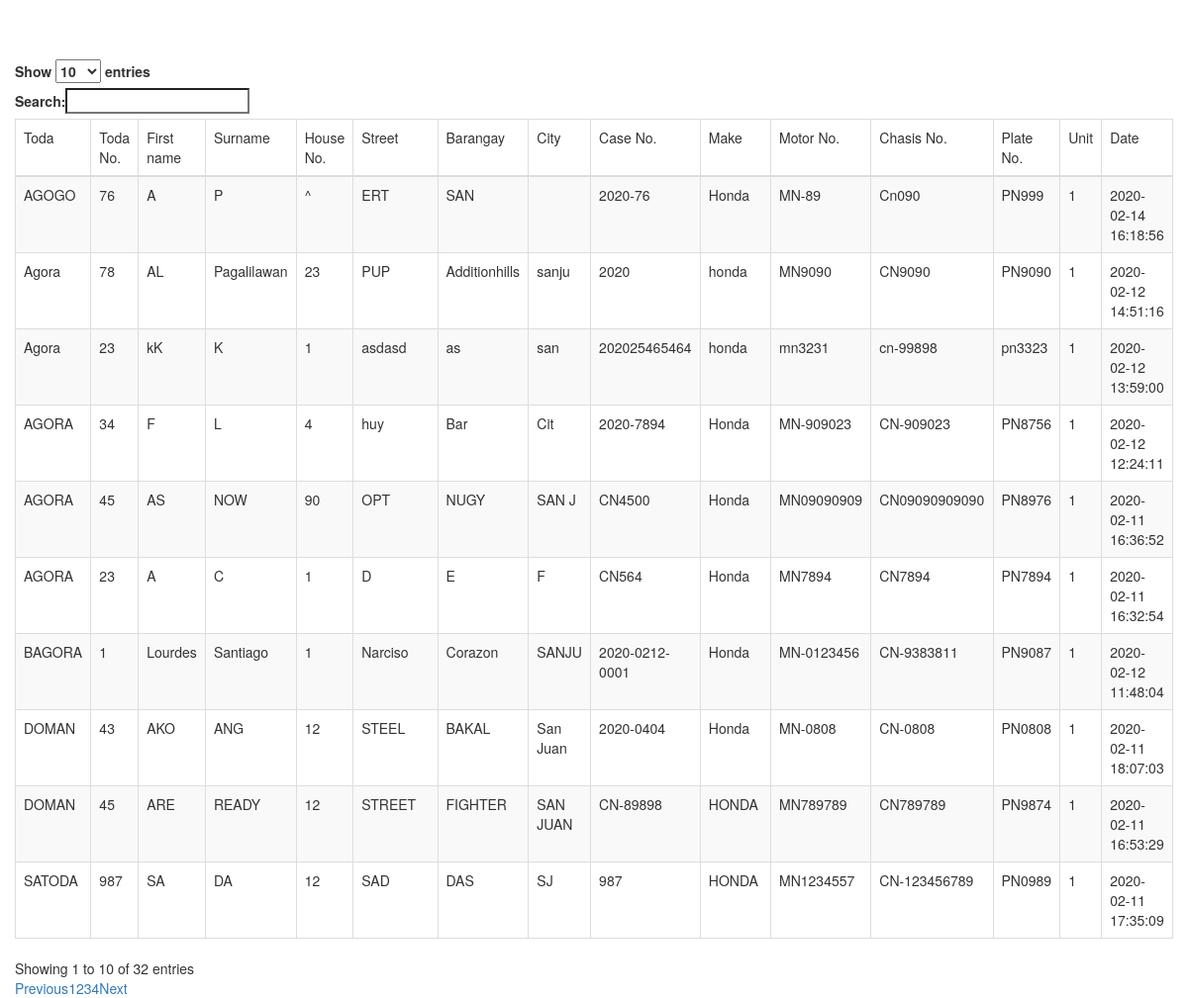
Before: /atty/t_operator.php with the older database file.
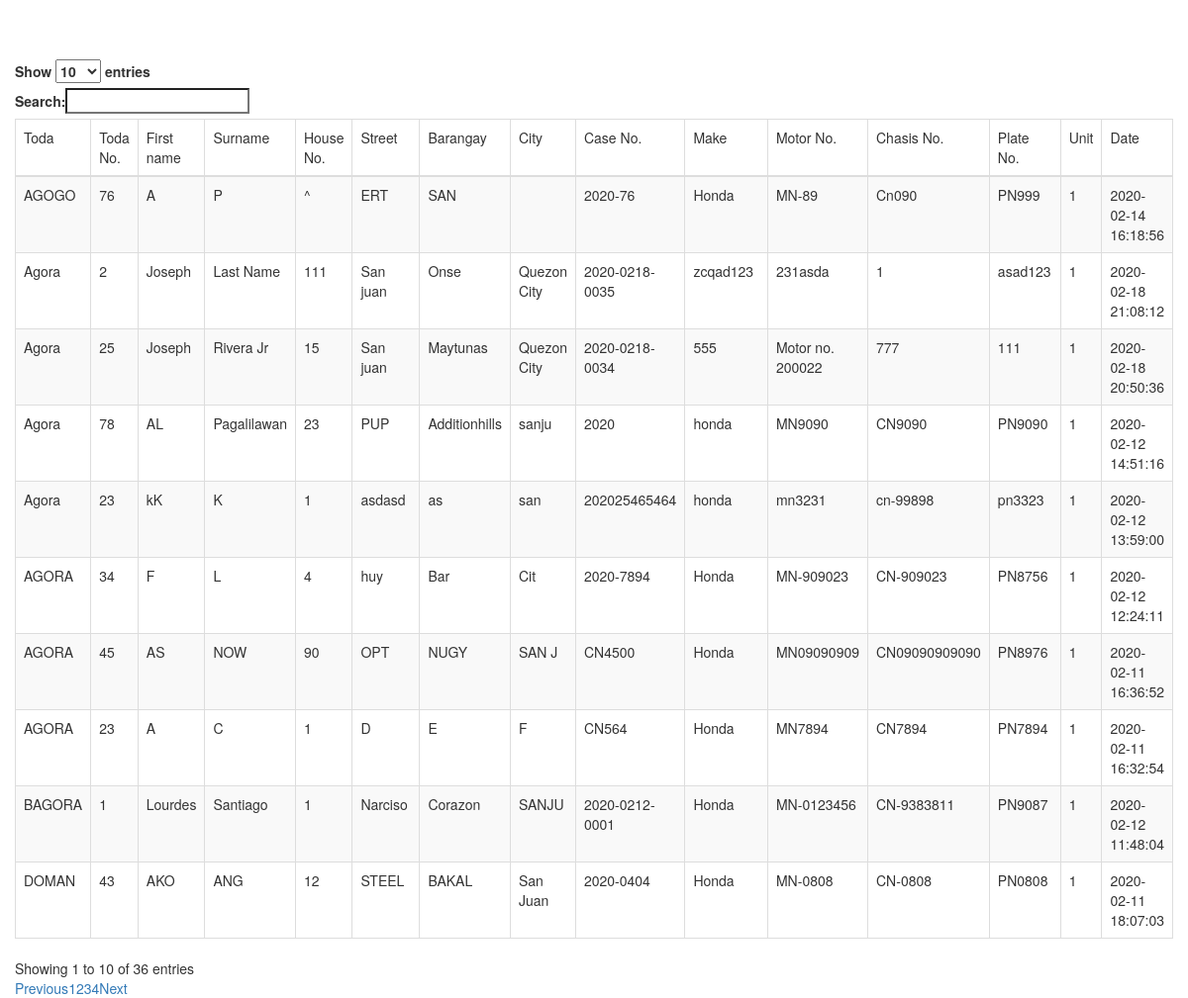
After: the same page with the newer database file.
### tables this page shows
CREATE TABLE `tricycle_operator` (
  `id_no` int(11) NOT NULL,
  `first_name` varchar(25) NOT NULL,
  `middle_name` varchar(25) NOT NULL,
  `last_name` varchar(25) NOT NULL,
  `house_no` varchar(25) NOT NULL,
  `street` varchar(25) NOT NULL,
  `barangay` varchar(25) NOT NULL,
  `city` varchar(25) NOT NULL,
  `case_no` varchar(25) NOT NULL,
  `toda` varchar(25) NOT NULL,
  `toda_no` smallint(6) NOT NULL,
  `make` varchar(25) NOT NULL,
  `motor_no` varchar(25) NOT NULL,
  `chasis_no` varchar(25) NOT NULL,
  `plate_no` varchar(25) NOT NULL,
  `date` varchar(25) NOT NULL,
  `unit` smallint(6) NOT NULL,
  `status` int(6) NOT NULL,
  `seen_status` int(11) NOT NULL
);

### atty/t_operator.php (the view, shortened to what this page needs)
<?php
require ("../database.php");
$con = mysqli_connect($servername, $username, $password, $database);
 $query ="SELECT * FROM tricycle_operator ORDER BY id_no DESC";
 $result = mysqli_query($con, $query);
 ?>
 <!DOCTYPE html>
 <html>
      <head>
           <link rel="stylesheet" href="https://maxcdn.bootstrapcdn.com/bootstrap/3.3.6/css/bootstrap.min.css" />
           <link rel="stylesheet" href="https://cdn.datatables.net/1.10.12/css/dataTables.bootstrap.min.css" />
      </head>
      <body>
           <br /><br />
           <div class="container" style="width: 100%">
                <br />
                <div class="table-responsive" >
                     <table id="operator_data" class="table table-striped table-bordered">
                          <thead>
                               <tr>
                                    <td>Toda</td>
                                    <td>Toda No.</td>
                                    <td>First name</td>
                                    <td>Surname</td>
                                    <td>House No.</td>
                                    <td>Street</td>
                                    <td>Barangay</td>
                                    <td>City</td>
                                    <td>Case No.</td>
                                    <td>Make</td>
                                    <td>Motor No.</td>
                                    <td>Chasis No.</td>
                                    <td>Plate No.</td>
                                    <td>Unit</td>
                                    <td>Date</td>
                               </tr>
                          </thead>
                          <?php
                          while($row = mysqli_fetch_array($result))
                          {
                               echo '
                               <tr>
                                    <td>'.$row["toda"].'</td>
                                    <td>'.$row["toda_no"].'</td>
                                    <td>'.$row["first_name"].'</td>
                                    <td>'.$row["last_name"].'</td>
                                    <td>'.$row["house_no"].'</td>
                                    <td>'.$row["street"].'</td>
                                    <td>'.$row["barangay"].'</td>
                                    <td>'.$row["city"].'</td>
                                    <td>'.$row["case_no"].'</td>
                                    <td>'.$row["make"].'</td>
                                    <td>'.$row["motor_no"].'</td>
                                    <td>'.$row["chasis_no"].'</td>
                                    <td>'.$row["plate_no"].'</td>
                                    <td>'.$row["unit"].'</td>
                                    <td>'.$row["date"].'</td>
                               </tr>
                               ';
                          }
                          ?>
                     </table>
                </div>
           </div>
      </body>
 </html>

Changed rows visible on the page:
no longer on this page (row edited): tricycle_operator: toda "SATODA", toda_no "987", first_name "SA", last_name "DA", house_no "12", street "SAD", barangay "DAS", city "SJ", case_no "987", make "HONDA", motor_no "MN1234557", chasis_no "CN-123456789", plate_no "PN0989", unit "1", date "2020-02-11 17:35:09"
no longer on this page (row edited): tricycle_operator: toda "DOMAN", toda_no "45", first_name "ARE", last_name "READY", house_no "12", street "STREET", barangay "FIGHTER", city "SAN JUAN", case_no "CN-89898", make "HONDA", motor_no "MN789789", chasis_no "CN789789", plate_no "PN9874", unit "1", date "2020-02-11 16:53:29"
added tricycle_operator: toda "Agora", toda_no "2", first_name "Joseph", last_name "Last Name", house_no "111", street "San juan", barangay "Onse", city "Quezon City", case_no "2020-0218-0035", make "zcqad123", motor_no "231asda", chasis_no "1", plate_no "asad123", unit "1", date "2020-02-18 21:08:12"
added tricycle_operator: toda "Agora", toda_no "25", first_name "Joseph", last_name "Rivera Jr", house_no "15", street "San juan", barangay "Maytunas", city "Quezon City", case_no "2020-0218-0034", make "555", motor_no "Motor no. 200022", chasis_no "777", plate_no "111", unit "1", date "2020-02-18 20:50:36"
Other visible differences:
text written by a page script: "Show entries Search: Showing 1 to 10 of 32 entries Previous 1 2 3 4 Next" → "Show entries Search: Showing 1 to 10 of 36 entries Previous 1 2 3 4 Next"
